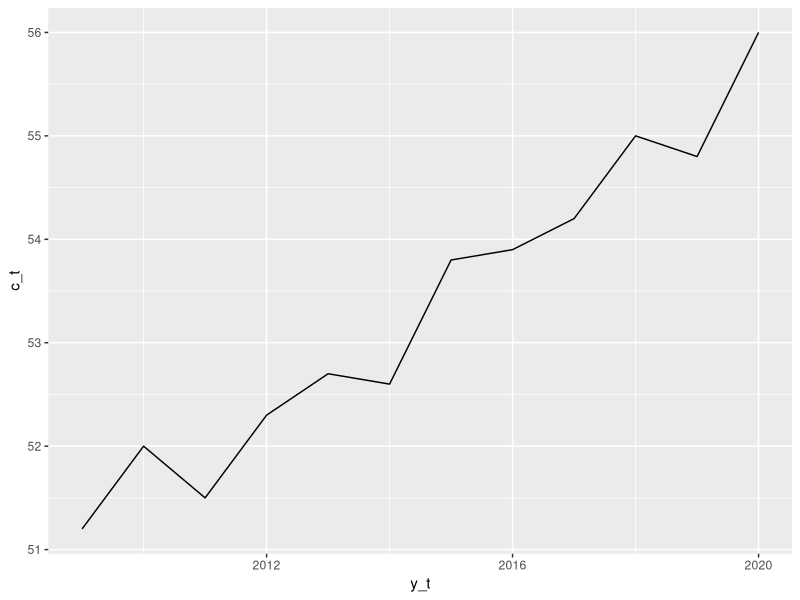
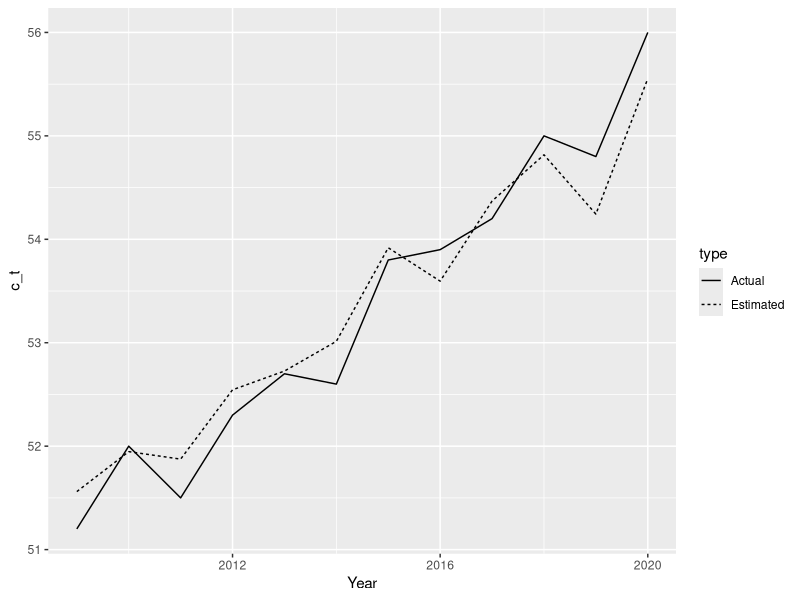
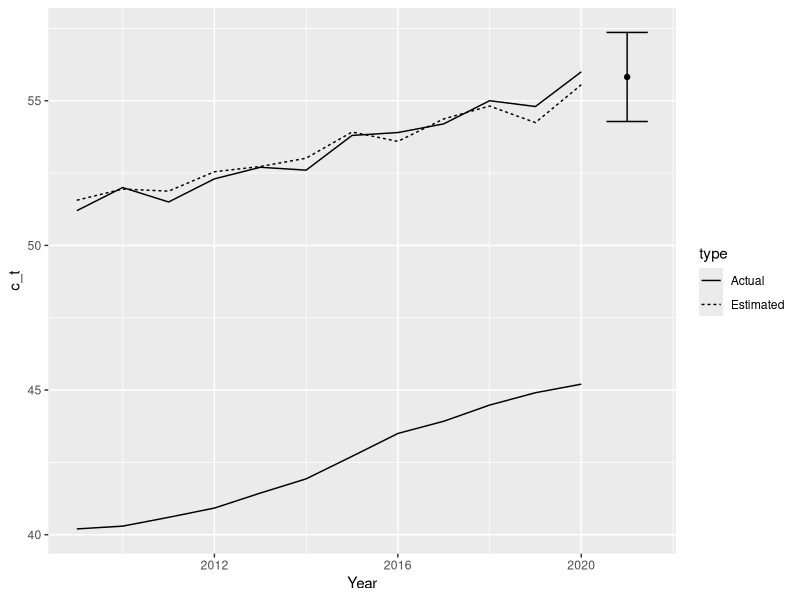

The R script that drew these images, in order:
## ---- chunk 1
require(tidyverse)
law <- read_csv("law.csv") %>% rename(c_t = Poenggrense,
                                      a_t = Søkere,
                                      s_t = Plasser) %>% mutate(y_t = 2009:2020)
ggplot(law, aes(x = y_t, y = c_t)) +
  geom_line()

objective <- function(c, mu, sigma, a, s){
  abs(s - a*(1-pnorm(q = c, mean = mu, sd = sigma)))
}

prior_mu_1_mu <- 40 #Prior mean for the average point score in 2009
prior_mu_1_sig <- 5 #Prior std.dev for the average point score in 2009
delta_mu_sig <- 5/sqrt(11) #Std.dev of the mu_t+1 - mu_t random walk prior

sig_alpha <- 10
sig_beta <- 1 #scale 

iterations <- 1e4
eps <- 3

a_t <- law %>% select(a_t) %>% pull()
s_t <- law %>% select(s_t) %>% pull()
c_t <- law %>% select(c_t) %>% pull()
q_t <- (a_t - s_t)/a_t

n_yrs <- 12
mu <- rep(0, n_yrs)
sim_c_t <- mu
sigma <- 0

acc_mu <- matrix(0, nrow = iterations, ncol = n_yrs)
acc_sigma <- rep(0, iterations)

for(i in 1:iterations){
  mu[1] <- rnorm(1, prior_mu_1_mu, prior_mu_1_sig)
  mu[2:n_yrs] <- mu[1] + cumsum(rnorm(n_yrs - 1, 0, delta_mu_sig))
  sigma <- rgamma(1, shape = sig_alpha, scale = sig_beta)
  for(t in 1:n_yrs){
    y_t <- rnorm(a_t[t], mu[t], sigma)
    sim_c_t[t] <- quantile(y_t, q_t[t])
  }
  
  rho <- mean((sim_c_t - c_t)^2)
  if(rho < eps){
    acc_mu[i, ] <- mu
    acc_sigma[i] <- sigma
  }
}

acc_mu <- acc_mu[rowMeans(acc_mu) != 0, ] 
acc_sigma <- acc_sigma[acc_sigma > 0]

post_mu <- colMeans(acc_mu, na.rm = TRUE)
post_sigma <- mean(acc_sigma, na.rm = TRUE)
est_admission <- post_mu*0
for(t in 1:length(post_mu)){
  est_c_t = optim(50, objective, a = a_t[t], s = s_t[t], mu = post_mu[t], sigma = post_sigma)
  est_admission[t] <- est_c_t$par
}

result <- bind_rows(tibble(Year = 2009:2020, c_t = c_t, type = "Actual"),
                    tibble(Year = 2009:2020, c_t = est_admission, type = "Estimated"))

ggplot(result, aes(x = Year, y = c_t)) +
  geom_line(aes(linetype = type))
## ---- chunk 2
a_21 <- 1929
s_21 <- 234
q_21 <- (a_21 - s_21)/a_21

iterations <- 1e4
sim_c_21 <- rep(0, iterations)
ids <- sample(nrow(acc_mu), iterations, replace = T)

for(t in 1:iterations){
  mu_21 <- rnorm(1, acc_mu[ids[t], ncol(acc_mu)], delta_mu_sig)
  sigma <- acc_sigma[ids[t]]
  y_21 <- rnorm(a_21, mu_21, sigma)
  sim_c_21[t] <- quantile(y_21, q_21)
}

predicted <- tibble(Year = 2021, c_t = mean(sim_c_21), sigma = sd(sim_c_21))
ggplot(result, aes(x = Year, y = c_t)) +
  geom_line(aes(linetype = type)) +
  geom_point(data = predicted, aes(x = Year, y = c_t)) +
  geom_line(data = tibble(Year = 2009:2020, mu = post_mu), aes(x = Year, y = mu)) +
  geom_errorbar(data = predicted, aes(x = Year, ymin = c_t - 0.67*sigma, ymax = c_t + 0.67*sigma))
